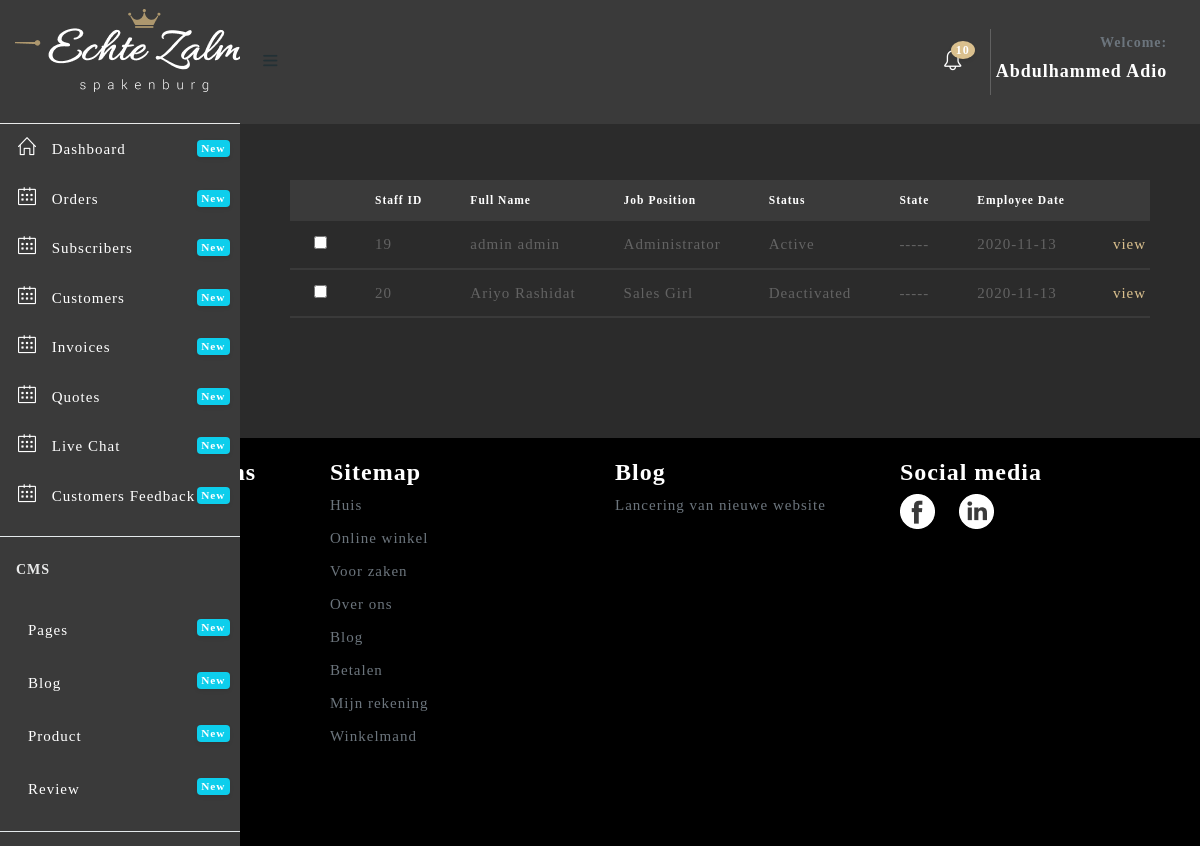
The page /admin/staff.php (signed in) on the database its author committed.
### tables this page shows
CREATE TABLE `user_role_management` (
  `id` int(11) NOT NULL,
  `user_id` int(11) DEFAULT NULL,
  `menu_id` int(11) DEFAULT NULL,
  `status` tinyint(1) DEFAULT NULL
);

CREATE TABLE `menu` (
  `id` int(11) NOT NULL,
  `menu_name` varchar(255) DEFAULT NULL,
  `link` varchar(255) DEFAULT NULL,
  `icon_name` varchar(255) DEFAULT NULL,
  `level` int(2) NOT NULL
);

CREATE TABLE `job_info` (
  `id` int(11) NOT NULL,
  `job_app` varchar(255) DEFAULT NULL,
  `workplace` int(255) DEFAULT NULL,
  `salary` int(255) DEFAULT NULL,
  `user_id` int(11) DEFAULT NULL
);

CREATE TABLE `users` (
  `id` int(11) NOT NULL,
  `fname` varchar(255) DEFAULT NULL,
  `lname` varchar(255) DEFAULT NULL,
  `username` varchar(255) DEFAULT NULL,
  `email` varchar(255) DEFAULT NULL,
  `password` varchar(255) DEFAULT NULL,
  `country` varchar(255) DEFAULT NULL,
  `sex` varchar(255) DEFAULT NULL,
  `dob` varchar(255) DEFAULT NULL,
  `joined` varchar(255) DEFAULT NULL,
  `role` varchar(255) DEFAULT NULL,
  `status` tinyint(1) DEFAULT NULL
);

### admin/staff.php (the view, shortened to what this page needs)
<?php include 'header.php'?>
  <div class="content-wrapper" style="background: #2B2B2B;">
    <div class="container-fluid">
      <br><br><br><br>
    <div class="row">
        <div class="col-xl-12">
          <div class="card" style="background:transparent;">
            <div class="card-body">
              <div class="table-responsive">
                <table class="table" id="default-datatable">
                <thead style="background:#3A3A3A;color:#fff">
                    <tr>
                      <th></th>
                        <th>Staff ID</th>
                        <th>Full Name</th>
                        <th>Job Position</th>
                        <th>Status</th>
                        <th>State</th>
                        <th>Employee Date</th>
                        <th></th>
                    </tr>
                </thead>
                <tbody>
                  <?php
                    include '../includes/connection.php';
                    $getUser = $connect2db->prepare("SELECT users.id,users.fname,users.lname,users.status,users.joined,job_info.workplace,job_info.job_app,users.role,job_info.user_id FROM users JOIN job_info ON users.id = job_info.user_id  WHERE role=? ");
                    $getUser->execute(['Admin']);
                    while ($row = $getUser->fetch()) {
                      ?>
                      <tr class="mt-3 mb-3" style="margin-top:5px;border-bottom:2px solid #3A3A3A;background:transparent;">
                          <td>
                            <input type="checkbox" name="" style="border: 1px solid #fff;color:#000;"></td>
                          <td><?php echo $row->user_id; ?></td>
                          <td><?php echo $row->fname." ".$row->lname; ?></td>
                          <td><?php echo $row->job_app; ?></td>
                          <td>
                            <?php ($row->status==1)?$status="Active":$status="Deactivated";
                            echo $status; ?>
                          </td>
                          <td>
                            <?php ($row->workplace==0)?$workplace="-----":$workplace=$row->workplace;
                            echo $workplace; ?>
                          </td>
                          <td><?php echo ($row->joined); ?></td>
                            <td> <a href="view-staff.php?sid=<?php echo $row->id ?>" style="color: #DAC08E;" > view </a></td>
                        </tr>
                    <?php
                    }
                  ?>
                  </tbody>
              </table>
              </div>
            </div>
        </div>
    </div>
  </div>
    </div>
  </div>
<?php include 'footer.php'?>

### admin/header.php (shortened to what this page needs)
<!DOCTYPE html>
<html lang="en">
<head>
  <link href="assets/plugins/fullcalendar/css/fullcalendar.min.css" rel='stylesheet'/>
  <link href="assets/plugins/bootstrap-datatable/css/dataTables.bootstrap4.min.css" rel="stylesheet" type="text/css">
  <link href="assets/plugins/bootstrap-datatable/css/buttons.bootstrap4.min.css" rel="stylesheet" type="text/css">
  <link href="assets/plugins/vectormap/jquery-jvectormap-2.0.2.css" rel="stylesheet" />
  <link href="assets/plugins/simplebar/css/simplebar.css" rel="stylesheet"/>
  <link href="assets/css/bootstrap.min.css" rel="stylesheet"/>
  <link href="assets/css/animate.css" rel="stylesheet" type="text/css"/>
  <link href="assets/css/icons.css" rel="stylesheet" type="text/css"/>
  <link href="assets/css/sidebar-menu.css" rel="stylesheet"/>
  <link href="assets/css/app-style.css" rel="stylesheet"/>
  <link href="assets/css/poppins.css" rel="stylesheet"/>
   <link href="assets/plugins/select2/css/select2.min.css" rel="stylesheet" />
  <link href="assets/plugins/switchery/css/switchery.min.css" rel="stylesheet" />
  <link href="assets/plugins/bootstrap-switch/bootstrap-switch.min.css" rel="stylesheet">
  <link rel="stylesheet" href="assets/plugins/summernote/dist/summernote-bs4.css"/>
  <link href="assets/plugins/dropzone/css/dropzone.css" rel="stylesheet" type="text/css">
  <link href="assets/plugins/simplebar/css/simplebar.css" rel="stylesheet"/>
</head>
<body style="background: #2B2B2B;">
 <div id="wrapper">
   <div id="sidebar-wrapper" data-simplebar="" data-simplebar-auto-hide="true" style="background: #3A3A3A; color: white;">
     <div class="brand-logo" style="height: 124px; display: table;">
      <a href="../index.php" style="display: table-cell;vertical-align: middle;padding-left:15px;">
       <img src="images/logo-white.png"  alt="logo icon">
     </a>
   </div>
   <ul class="sidebar-menu do-nicescrol">
    <?php
      if (!is_file('no_delete.php')) {
        echo "A file is Missing";
      }else{
        include'../includes/connection.php';
        $id = $_SESSION['id'];
        $getMenu = $connect2db->prepare("SELECT menu.menu_name,menu.link,menu.icon_name,menu.id,user_role_management.menu_id,user_role_management.user_id, menu.level FROM menu JOIN user_role_management ON menu.id =user_role_management.menu_id WHERE menu.level = 1 AND user_role_management.user_id = $id ");
        $getMenu->execute();
        while ($menu = $getMenu->fetch()) {?>
          <li>
        <a href="<?php echo $menu->link?>" class="waves-effect" style="color:#fff">
          <i class="<?php echo($menu->icon_name)?>"></i> <span><?php echo $menu->menu_name?></span>
          <small class="badge float-right badge-info">New</small>
        </a>
      </li>
        <?php }
      }
    ?>
      <hr class="mt-3">
      <li><h6 class="ml-3 text-light mb-4 mt-4">CMS</h6></li>
    <?php
      if (!is_file('no_delete.php')) {
        echo "A file is Missing";
      }else{
        include'../includes/connection.php';
        $id = $_SESSION['id'];
        $getMenu = $connect2db->prepare("SELECT menu.menu_name,menu.link,menu.icon_name,menu.id,user_role_management.menu_id,user_role_management.user_id, menu.level FROM menu JOIN user_role_management ON menu.id =user_role_management.menu_id WHERE menu.level = 2 AND user_role_management.user_id = $id ");
        $getMenu->execute();
        while ($menu = $getMenu->fetch()) {?>
          <li>
        <a href="<?php echo $menu->link?>" class="waves-effect" style="color:#fff">
          <i class="<?php echo($menu->icon_name)?>"></i> <span><?php echo $menu->menu_name?></span>
          <small class="badge float-right badge-info">New</small>
        </a>
      </li>
        <?php }
      }
    ?>
      <hr class="mt-3">
      <br><br>
    </ul>
   </div>
<header class="topbar-nav" >
 <nav class="navbar navbar-expand fixed-top" style="height: 124px; background: #3A3A3A;">
  <ul class="navbar-nav mr-auto align-items-center">
    <li class="nav-item">
      <a class="nav-link toggle-menu" href="javascript:void();">
       <i class="icon-menu menu-icon"></i>
     </a>
    </li>
  </ul>
  <ul class="navbar-nav align-items-center right-nav-link">
    <li class="nav-item dropdown-lg">
      <a class="nav-link dropdown-toggle dropdown-toggle-nocaret waves-effect" data-toggle="dropdown" href="javascript:void();">
    <i class="icon-bell text-white"></i><span class="badge badge-up" style="background:#DAC08E; color: #fff;">10</span></a>
    </li>
    <li class="nav-item">
      <a class="nav-link dropdown-toggle dropdown-toggle-nocaret" data-toggle="dropdown" href="#">
        <div style="border-left: 1px solid rgba(255, 255, 255, 0.2);padding:5px;text-transform: capitalize; text-align: right;">
          <span class="user-profile">
            <h6 class="text-muted">Welcome:</h6>
            <h5 class="text-white"><?php echo $_SESSION['fullname'];?></h5>
          </span>
        </div>
      </a>
    </li>
  </ul>
</nav>
</header>

### admin/assets/css/sidebar-menu.css (style rules this page uses)
.sidebar-menu { list-style: none; margin: 0; padding: 0; background-color: transparent; }
.sidebar-menu>li { position: relative; margin: 0; padding: 0; }
.sidebar-menu>li>a { padding: 13px 5px 13px 15px; display: block; border-left: 3px solid transparent; color: #223035; font-size: 15px; }
.sidebar-menu>li .label, .sidebar-menu>li .badge { margin-top: 3px; margin-right: 5px; }
.sidebar-menu a { color: #b8c7ce; text-decoration: none; }

### admin/staff.php (style rules this page uses)
input { border:1px solid #fff; background: #000; }

### rows shown on the page
user_role_management: menu.menu_name "Dashboard"
user_role_management: menu.menu_name "Orders"
user_role_management: menu.menu_name "Subscribers"
user_role_management: menu.menu_name "Customers"
user_role_management: menu.menu_name "Invoices"
user_role_management: menu.menu_name "Quotes"
user_role_management: menu.menu_name "Live Chat"
user_role_management: menu.menu_name "Customers Feedback"
user_role_management: menu.menu_name "Pages"
user_role_management: menu.menu_name "Blog"
user_role_management: menu.menu_name "Product"
user_role_management: menu.menu_name "Review"
job_info: user "19", user.fname "admin", user.lname "admin", job_app "Administrator", status "Active", workplace "-----", user.joined "2020-11-13"
job_info: user "20", user.fname "Ariyo", user.lname "Rashidat", job_app "Sales Girl", status "Deactivated", workplace "-----", user.joined "2020-11-13"

### other values the page prints
$_SESSION['fullname'] "Abdulhammed Adio"
